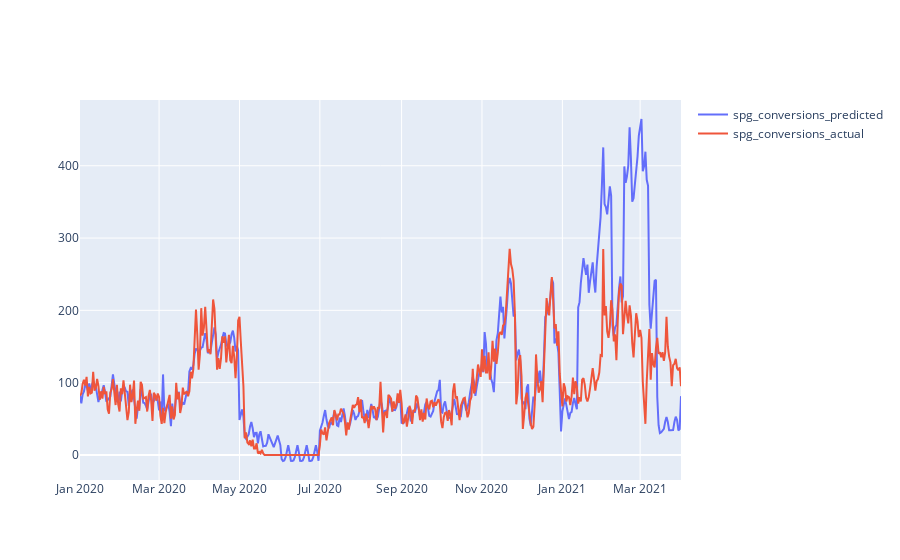

Notebook source saved alongside this figure:
### Code cell
fig = go.Figure()
fig.add_trace(go.Scatter(x=ols_vis.index, y=ols_vis['y_pred'],
                    mode='lines',
                    name='spg_conversions_predicted'))
fig.add_trace(go.Scatter(x=ols_vis.index, y=ols_vis['y_actual'],
                    mode='lines',
                    name='spg_conversions_actual'))

fig.show()

### Figure 1 — Plotly figure (JSON) as saved in the notebook; plotly's stock layout.template omitted (floating-point values rounded to 4 significant figures; data arrays with more than 128 entries replaced by an {"elided": "..."} marker saying what was removed)
{"data": [{"mode": "lines", "name": "spg_conversions_predicted", "type": "scatter", "x": {"elided": "451 str values"}, "y": {"elided": "451 float values"}}, {"mode": "lines", "name": "spg_conversions_actual", "type": "scatter", "x": {"elided": "451 str values"}, "y": {"elided": "451 float values"}}], "layout": {"autosize": true, "xaxis": {"autorange": true, "range": ["2020-01-01", "2021-04-01"], "type": "date"}, "yaxis": {"autorange": true, "range": [-34.72, 491.0], "type": "linear"}}}
